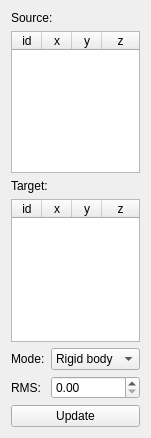
<?xml version="1.0" encoding="UTF-8"?>
<ui version="4.0">
 <class>SCBLandmarkTransformRMS</class>
 <widget class="QWidget" name="SCBLandmarkTransformRMS">
  <property name="geometry">
   <rect>
    <x>0</x>
    <y>0</y>
    <width>142</width>
    <height>438</height>
   </rect>
  </property>
  <property name="windowTitle">
   <string>SCBLandmarkTransformRMS</string>
  </property>
  <layout class="QVBoxLayout" name="verticalLayout">
   <item>
    <widget class="QLabel" name="label">
     <property name="text">
      <string>Source: </string>
     </property>
    </widget>
   </item>
   <item>
    <widget class="QTableWidget" name="tableWidgetSource">
     <property name="editTriggers">
      <set>QAbstractItemView::NoEditTriggers</set>
     </property>
     <attribute name="horizontalHeaderDefaultSectionSize">
      <number>30</number>
     </attribute>
     <attribute name="horizontalHeaderStretchLastSection">
      <bool>true</bool>
     </attribute>
     <column>
      <property name="text">
       <string>id</string>
      </property>
     </column>
     <column>
      <property name="text">
       <string>x</string>
      </property>
     </column>
     <column>
      <property name="text">
       <string>y</string>
      </property>
     </column>
     <column>
      <property name="text">
       <string>z</string>
      </property>
     </column>
    </widget>
   </item>
   <item>
    <widget class="QLabel" name="label_2">
     <property name="text">
      <string>Target:</string>
     </property>
    </widget>
   </item>
   <item>
    <widget class="QTableWidget" name="tableWidgetTarget">
     <property name="editTriggers">
      <set>QAbstractItemView::NoEditTriggers</set>
     </property>
     <attribute name="horizontalHeaderDefaultSectionSize">
      <number>30</number>
     </attribute>
     <attribute name="horizontalHeaderStretchLastSection">
      <bool>true</bool>
     </attribute>
     <attribute name="verticalHeaderStretchLastSection">
      <bool>false</bool>
     </attribute>
     <column>
      <property name="text">
       <string>id</string>
      </property>
     </column>
     <column>
      <property name="text">
       <string>x</string>
      </property>
     </column>
     <column>
      <property name="text">
       <string>y</string>
      </property>
     </column>
     <column>
      <property name="text">
       <string>z</string>
      </property>
     </column>
    </widget>
   </item>
   <item>
    <layout class="QFormLayout" name="formLayout">
     <item row="0" column="0">
      <widget class="QLabel" name="label_4">
       <property name="text">
        <string>Mode:</string>
       </property>
      </widget>
     </item>
     <item row="0" column="1">
      <widget class="QComboBox" name="comboBoxMode">
       <item>
        <property name="text">
         <string>Rigid body</string>
        </property>
       </item>
       <item>
        <property name="text">
         <string>Affine</string>
        </property>
       </item>
       <item>
        <property name="text">
         <string>Similarity</string>
        </property>
       </item>
      </widget>
     </item>
     <item row="1" column="0">
      <widget class="QLabel" name="label_3">
       <property name="text">
        <string>RMS:</string>
       </property>
      </widget>
     </item>
     <item row="1" column="1">
      <widget class="QDoubleSpinBox" name="doubleSpinBoxRMS">
       <property name="maximum">
        <double>9999999.990000000223517</double>
       </property>
      </widget>
     </item>
    </layout>
   </item>
   <item>
    <widget class="QPushButton" name="pushButtonUpdate">
     <property name="text">
      <string>Update</string>
     </property>
    </widget>
   </item>
  </layout>
 </widget>
 <resources/>
 <connections/>
</ui>
